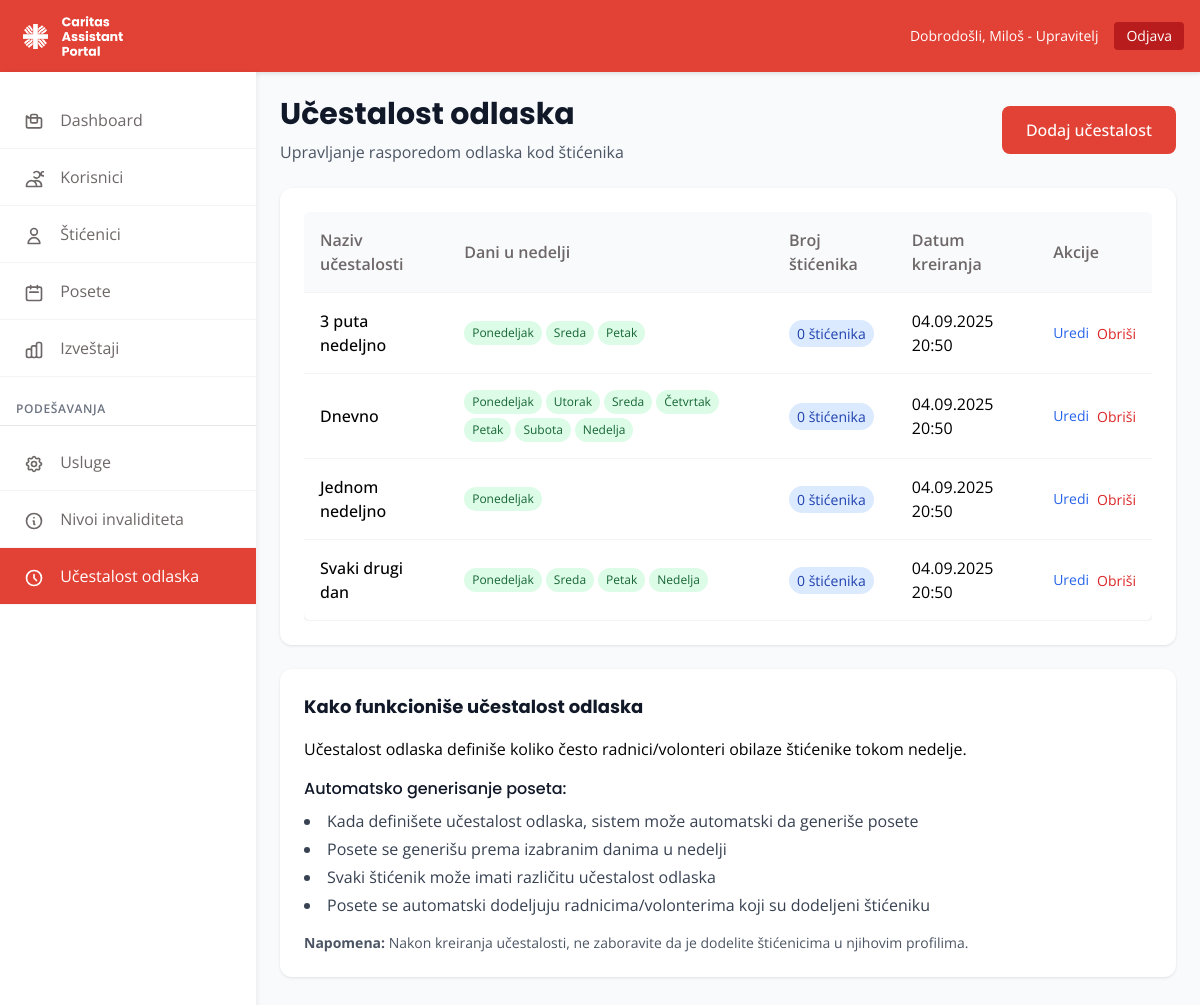
The app's page /cap_admin/ucestalost.php (signed in) with its own data.
### tables this page shows
CREATE TABLE ucestalost_odlaska (
    id INT AUTO_INCREMENT PRIMARY KEY,
    naziv VARCHAR(255) NOT NULL,
    dani_nedelje JSON,  
    created_at TIMESTAMP DEFAULT CURRENT_TIMESTAMP
);

### cap_admin/includes/database.php (called while the page is built, shortened)
<?php
class Database {
    private static $instance = null;
    private $connection;
    private function __construct() {
        try {
            $this->connection = new PDO(
                "mysql:host=" . DB_HOST . ";dbname=" . DB_NAME . ";charset=utf8",
                DB_USER,
                DB_PASS,
                [
                    PDO::ATTR_ERRMODE => PDO::ERRMODE_EXCEPTION,
                    PDO::ATTR_DEFAULT_FETCH_MODE => PDO::FETCH_ASSOC
                ]
            );
        } catch(PDOException $e) {
            die("Connection failed: " . $e->getMessage());
        }
    }
    public static function getInstance() {
        if (self::$instance === null) {
            self::$instance = new self();
        }
        return self::$instance;
    }
    public function query($sql, $params = []) {
        try {
            $stmt = $this->connection->prepare($sql);
            $stmt->execute($params);
            return $stmt;
        } catch(PDOException $e) {
            error_log("Database error: " . $e->getMessage());
            return false;
        }
    }
    public function fetchAll($sql, $params = []) {
        $stmt = $this->query($sql, $params);
        return $stmt ? $stmt->fetchAll() : [];
    }
    public function fetchOne($sql, $params = []) {
        $stmt = $this->query($sql, $params);
        return $stmt ? $stmt->fetch() : null;
    }
}
?>

### cap_admin/includes/functions.php (called while the page is built, shortened)
<?php
function formatDate($date, $format = 'd.m.Y') {
    return date($format, strtotime($date));
}
function getDaysOfWeek() {
    return [
        1 => 'Ponedeljak',
        2 => 'Utorak',
        3 => 'Sreda',
        4 => 'Četvrtak',
        5 => 'Petak',
        6 => 'Subota',
        7 => 'Nedelja'
    ];
}
?>

### cap_admin/ucestalost.php (the view, shortened to what this page needs)
<?php
require_once 'includes/database.php';
require_once 'includes/functions.php';
$db = Database::getInstance();
$ucestalosti = $db->fetchAll("SELECT * FROM ucestalost_odlaska ORDER BY naziv");
$dani_u_nedelji = getDaysOfWeek();
?>
<!DOCTYPE html>
<html lang="sr">
<head>
    <script src="https://cdn.tailwindcss.com"></script>
    <link rel="stylesheet" href="css/style.css">
</head>
<body>
    <?php include 'includes/header.php'; ?>
    <div class="flex">
        <?php include 'includes/sidebar.php'; ?>
        <main class="flex-1 p-6">
            <div class="mb-6 flex justify-between items-center">
                <div>
                    <h1 class="text-3xl font-bold text-gray-900 mb-2" style="font-family: 'Poppins', sans-serif;">
                        Učestalost odlaska
                    </h1>
                    <p class="text-gray-600">Upravljanje rasporedom odlaska kod štićenika</p>
                </div>
                <button onclick="showAddForm()" class="btn-primary">
                    Dodaj učestalost
                </button>
            </div>
            <div class="card">
                <div class="overflow-x-auto">
                    <table class="table">
                        <thead>
                            <tr>
                                <th>Naziv učestalosti</th>
                                <th>Dani u nedelji</th>
                                <th>Broj štićenika</th>
                                <th>Datum kreiranja</th>
                                <th>Akcije</th>
                            </tr>
                        </thead>
                        <tbody>
                            <?php if (empty($ucestalosti)): ?>
                            <tr>
                                <td colspan="5" class="text-center text-gray-500 py-8">
                                    Nema definisanih učestalosti odlaska.
                                </td>
                            </tr>
                            <?php else: ?>
                                <?php foreach ($ucestalosti as $ucestalost): ?>
                                <?php
                                $brojSticenike = $db->fetchOne("SELECT COUNT(*) as count FROM sticenike WHERE ucestalost_odlaska_id = ?", [$ucestalost['id']]);
                                $selected_days = json_decode($ucestalost['dani_nedelje'], true) ?? [];
                                ?>
                                <tr>
                                    <td class="font-medium">
                                        <?php echo htmlspecialchars($ucestalost['naziv']); ?>
                                    </td>
                                    <td>
                                        <div class="flex flex-wrap gap-1">
                                            <?php foreach ($selected_days as $day_num): ?>
                                                <?php if (isset($dani_u_nedelji[$day_num])): ?>
                                                <span class="px-2 py-1 text-xs rounded-full bg-green-100 text-green-800">
                                                    <?php echo $dani_u_nedelji[$day_num]; ?>
                                                </span>
                                                <?php endif; ?>
                                            <?php endforeach; ?>
                                        </div>
                                    </td>
                                    <td>
                                        <span class="px-2 py-1 text-sm rounded-full bg-blue-100 text-blue-800">
                                            <?php echo $brojSticenike['count']; ?> štićenika
                                        </span>
                                    </td>
                                    <td><?php echo formatDate($ucestalost['created_at'], 'd.m.Y H:i'); ?></td>
                                    <td>
                                        <div class="flex space-x-2">
                                            <button onclick="showEditForm(<?php echo htmlspecialchars(json_encode($ucestalost)); ?>)"
                                                    class="text-blue-600 hover:text-blue-800 text-sm">
                                                Uredi
                                            </button>
                                            <form method="POST" style="display: inline;"
                                                  onsubmit="return confirm('Da li ste sigurni da želite da obrišete ovu učestalost odlaska?')">
                                                <button type="submit" class="text-red-600 hover:text-red-800 text-sm">
                                                    Obriši
                                                </button>
                                            </form>
                                        </div>
                                    </td>
                                </tr>
                                <?php endforeach; ?>
                            <?php endif; ?>
                        </tbody>
                    </table>
                </div>
            </div>
            <div class="card mt-6">
                <h3 class="text-lg font-bold text-gray-900 mb-4">Kako funkcioniše učestalost odlaska</h3>
                <div class="prose prose-sm max-w-none">
                    <p>Učestalost odlaska definiše koliko često radnici/volonteri obilaze štićenike tokom nedelje.</p>
                    <h4 class="font-medium text-gray-900 mt-4 mb-2">Automatsko generisanje poseta:</h4>
                    <ul class="list-disc list-inside space-y-1 text-gray-700">
                        <li>Kada definišete učestalost odlaska, sistem može automatski da generiše posete</li>
                        <li>Posete se generišu prema izabranim danima u nedelji</li>
                        <li>Svaki štićenik može imati različitu učestalost odlaska</li>
                        <li>Posete se automatski dodeljuju radnicima/volonterima koji su dodeljeni štićeniku</li>
                    </ul>
                    <p class="mt-4 text-sm text-gray-600">
                        <strong>Napomena:</strong> Nakon kreiranja učestalosti, ne zaboravite da je dodelite štićenicima u njihovim profilima.
                    </p>
                </div>
            </div>
        </main>
    </div>
</body>
</html>

### cap_admin/css/style.css (style rules this page uses)
:root { --main-color: #E24135; --secondary-color: #6E6767; --background-color: #6E6767; }
* { margin: 0; padding: 0; box-sizing: border-box; }
body { font-family: 'Open Sans', sans-serif; background-color: #f8fafc; }
h1, h2, h3, h4, h5, h6 { font-family: 'Poppins', sans-serif; }
.btn-primary { background-color: var(--main-color); color: white; padding: 0.75rem 1.5rem; border-radius: 0.5rem; border: none; cursor: pointer; font-weight: 500; transition: all 0.3s ease; }
.card { background: white; border-radius: 0.75rem; box-shadow: 0 1px 3px rgba(0, 0, 0, 0.1); padding: 1.5rem; margin-bottom: 1rem; }
.table { width: 100%; border-collapse: collapse; background: white; border-radius: 0.5rem; overflow: hidden; box-shadow: 0 1px 3px rgba(0, 0, 0, 0.1); }
.table th, .table td { padding: 1rem; text-align: left; border-bottom: 1px solid #f3f4f6; }
.table th { background-color: #f8fafc; font-weight: 600; color: var(--secondary-color); }

### records on screen
ucestalost_odlaska: naziv "3 puta nedeljno", dani_nedelje "Ponedeljak", dani_nedelje "Sreda", dani_nedelje "Petak", count "0", created_at "04.09.2025 20:50"
ucestalost_odlaska: naziv "Dnevno", dani_nedelje "Ponedeljak", dani_nedelje "Utorak", dani_nedelje "Sreda", dani_nedelje "Četvrtak", dani_nedelje "Petak", dani_nedelje "Subota", dani_nedelje "Nedelja", count "0", created_at "04.09.2025 20:50"
ucestalost_odlaska: naziv "Jednom nedeljno", dani_nedelje "Ponedeljak", count "0", created_at "04.09.2025 20:50"
ucestalost_odlaska: naziv "Svaki drugi dan", dani_nedelje "Ponedeljak", dani_nedelje "Sreda", dani_nedelje "Petak", dani_nedelje "Nedelja", count "0", created_at "04.09.2025 20:50"

### other values on screen
$currentUser['name'] "Miloš - Upravitelj"
